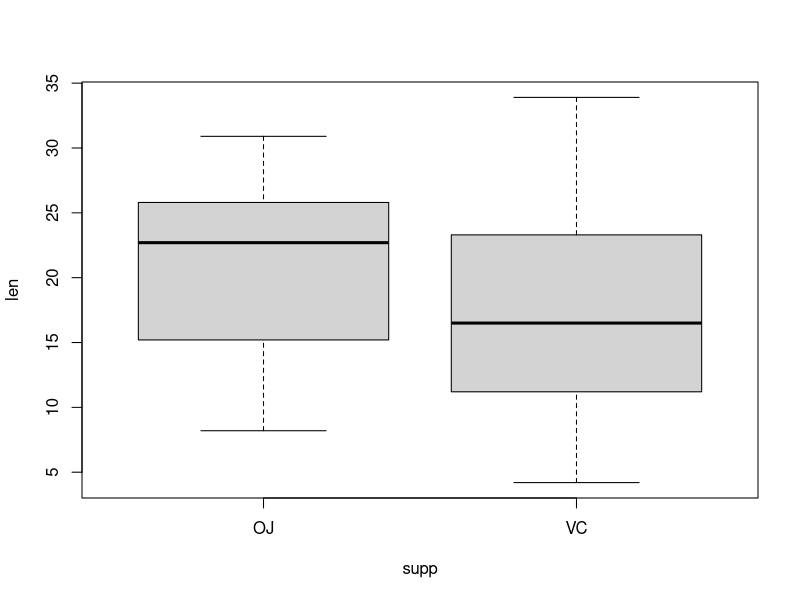
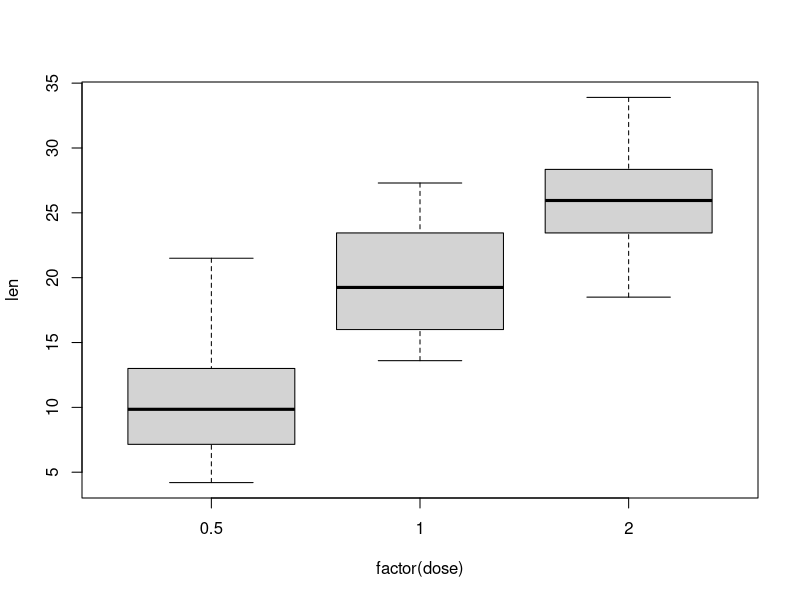

Recreate these plots in R, in order.
# The Effect of Vitamin C on Tooth Growth in Guinea Pigs
ToothGrowth     # In-built data set in R
#
# Visualize with two plots
plot(len ~ supp + factor(dose), data = ToothGrowth) 
#
# Perform Two-Way ANOVA
twoANOVA <- aov(len ~ supp * factor(dose), data = ToothGrowth)
summary(twoANOVA)
#